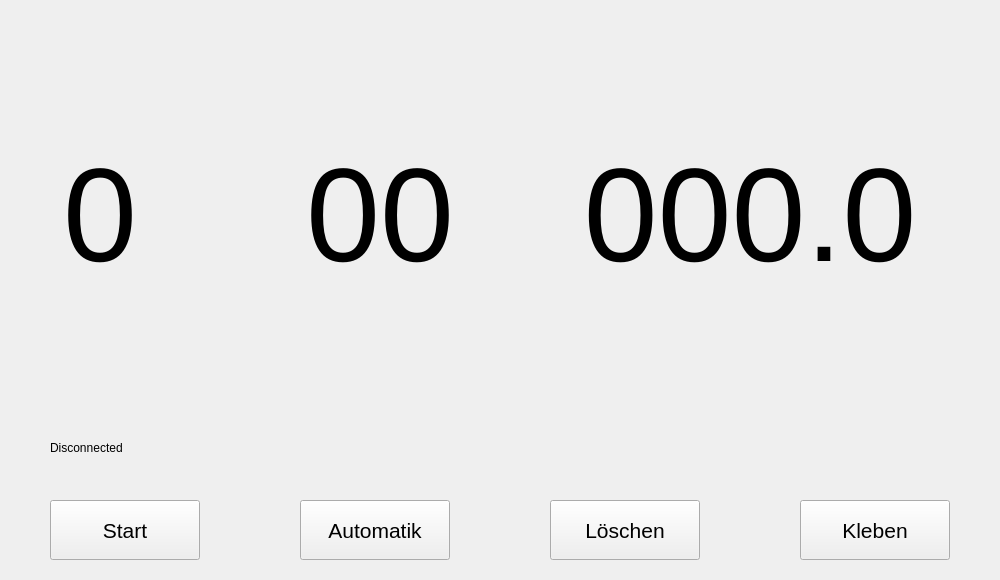
<?xml version="1.0" encoding="UTF-8"?>
<ui version="4.0">
 <class>GuiControlUnit</class>
 <widget class="QMainWindow" name="GuiControlUnit">
  <property name="geometry">
   <rect>
    <x>0</x>
    <y>0</y>
    <width>1000</width>
    <height>580</height>
   </rect>
  </property>
  <property name="sizePolicy">
   <sizepolicy hsizetype="Fixed" vsizetype="Fixed">
    <horstretch>0</horstretch>
    <verstretch>0</verstretch>
   </sizepolicy>
  </property>
  <property name="windowTitle">
   <string>Duellanlage</string>
  </property>
  <widget class="QWidget" name="centralWidget">
   <widget class="QPushButton" name="b_start">
    <property name="geometry">
     <rect>
      <x>50</x>
      <y>500</y>
      <width>150</width>
      <height>60</height>
     </rect>
    </property>
    <property name="sizePolicy">
     <sizepolicy hsizetype="Fixed" vsizetype="Fixed">
      <horstretch>0</horstretch>
      <verstretch>0</verstretch>
     </sizepolicy>
    </property>
    <property name="font">
     <font>
      <pointsize>16</pointsize>
     </font>
    </property>
    <property name="autoFillBackground">
     <bool>false</bool>
    </property>
    <property name="text">
     <string>Start</string>
    </property>
   </widget>
   <widget class="QPushButton" name="b_automatic">
    <property name="geometry">
     <rect>
      <x>300</x>
      <y>500</y>
      <width>150</width>
      <height>60</height>
     </rect>
    </property>
    <property name="font">
     <font>
      <pointsize>16</pointsize>
     </font>
    </property>
    <property name="text">
     <string>Automatik</string>
    </property>
   </widget>
   <widget class="QPushButton" name="b_delete">
    <property name="geometry">
     <rect>
      <x>550</x>
      <y>500</y>
      <width>150</width>
      <height>60</height>
     </rect>
    </property>
    <property name="font">
     <font>
      <pointsize>16</pointsize>
     </font>
    </property>
    <property name="text">
     <string>Löschen</string>
    </property>
   </widget>
   <widget class="QPushButton" name="b_glue">
    <property name="geometry">
     <rect>
      <x>800</x>
      <y>500</y>
      <width>150</width>
      <height>60</height>
     </rect>
    </property>
    <property name="font">
     <font>
      <pointsize>16</pointsize>
     </font>
    </property>
    <property name="text">
     <string>Kleben</string>
    </property>
   </widget>
   <widget class="QLabel" name="l_connection">
    <property name="geometry">
     <rect>
      <x>50</x>
      <y>440</y>
      <width>81</width>
      <height>16</height>
     </rect>
    </property>
    <property name="text">
     <string>Disconnected</string>
    </property>
   </widget>
   <widget class="QPushButton" name="b_shoot_time">
    <property name="geometry">
     <rect>
      <x>550</x>
      <y>140</y>
      <width>400</width>
      <height>150</height>
     </rect>
    </property>
    <property name="font">
     <font>
      <pointsize>100</pointsize>
     </font>
    </property>
    <property name="text">
     <string>000.0</string>
    </property>
    <property name="flat">
     <bool>true</bool>
    </property>
   </widget>
   <widget class="QPushButton" name="b_preparation_time">
    <property name="geometry">
     <rect>
      <x>280</x>
      <y>140</y>
      <width>200</width>
      <height>150</height>
     </rect>
    </property>
    <property name="sizePolicy">
     <sizepolicy hsizetype="Fixed" vsizetype="Fixed">
      <horstretch>0</horstretch>
      <verstretch>0</verstretch>
     </sizepolicy>
    </property>
    <property name="font">
     <font>
      <pointsize>100</pointsize>
     </font>
    </property>
    <property name="text">
     <string>00</string>
    </property>
    <property name="flat">
     <bool>true</bool>
    </property>
   </widget>
   <widget class="QPushButton" name="b_runs">
    <property name="geometry">
     <rect>
      <x>50</x>
      <y>140</y>
      <width>100</width>
      <height>150</height>
     </rect>
    </property>
    <property name="sizePolicy">
     <sizepolicy hsizetype="Fixed" vsizetype="Fixed">
      <horstretch>0</horstretch>
      <verstretch>0</verstretch>
     </sizepolicy>
    </property>
    <property name="font">
     <font>
      <pointsize>100</pointsize>
     </font>
    </property>
    <property name="text">
     <string>0</string>
    </property>
    <property name="flat">
     <bool>true</bool>
    </property>
   </widget>
  </widget>
 </widget>
 <layoutdefault spacing="6" margin="11"/>
 <resources/>
 <connections/>
</ui>
